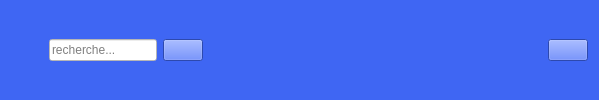
      <widget class="QWidget" name="heder_2" native="true">
       <property name="styleSheet">
        <string notr="true">background-color: rgb(63, 102, 243);</string>
       </property>
       <layout class="QHBoxLayout" name="horizontalLayout_5">
        <item>
         <widget class="QPushButton" name="pushButton_19">
          <property name="styleSheet">
           <string notr="true">border:none;</string>
          </property>
          <property name="text">
           <string/>
          </property>
          <property name="icon">
           <iconset>
            <normaloff>../../PERSONNEL/personnel/images/autogenius-logo.png</normaloff>../../PERSONNEL/personnel/images/autogenius-logo.png</iconset>
          </property>
          <property name="iconSize">
           <size>
            <width>100</width>
            <height>40</height>
           </size>
          </property>
          <property name="checkable">
           <bool>true</bool>
          </property>
         </widget>
        </item>
        <item>
         <layout class="QHBoxLayout" name="horizontalLayout_2">
          <item>
           <widget class="QLineEdit" name="lineEdit_20">
            <property name="styleSheet">
             <string notr="true">background-color: rgb(255, 255, 255);</string>
            </property>
            <property name="inputMask">
             <string/>
            </property>
            <property name="text">
             <string/>
            </property>
            <property name="frame">
             <bool>true</bool>
            </property>
            <property name="placeholderText">
             <string>recherche...</string>
            </property>
           </widget>
          </item>
          <item>
           <widget class="QPushButton" name="pushButton_17">
            <property name="text">
             <string/>
            </property>
            <property name="icon">
             <iconset>
              <normaloff>../../PERSONNEL/personnel/images/ree.png</normaloff>../../PERSONNEL/personnel/images/ree.png</iconset>
            </property>
           </widget>
          </item>
         </layout>
        </item>
        <item>
         <spacer name="horizontalSpacer_2">
          <property name="orientation">
           <enum>Qt::Horizontal</enum>
          </property>
          <property name="sizeHint" stdset="0">
           <size>
            <width>339</width>
            <height>20</height>
           </size>
          </property>
         </spacer>
        </item>
        <item>
         <widget class="QPushButton" name="pushButton_20">
          <property name="text">
           <string/>
          </property>
          <property name="icon">
           <iconset>
            <normaloff>../../PERSONNEL/personnel/images/list_1625895.png</normaloff>../../PERSONNEL/personnel/images/list_1625895.png</iconset>
          </property>
          <property name="iconSize">
           <size>
            <width>40</width>
            <height>40</height>
           </size>
          </property>
          <property name="checkable">
           <bool>true</bool>
          </property>
         </widget>
        </item>
       </layout>
      </widget>
